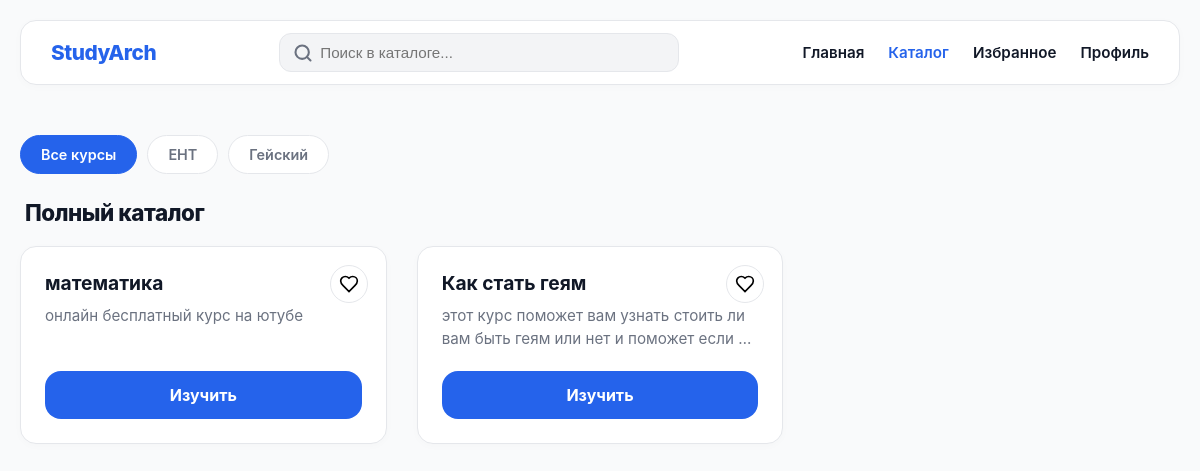
The app's page /explore/, older data.
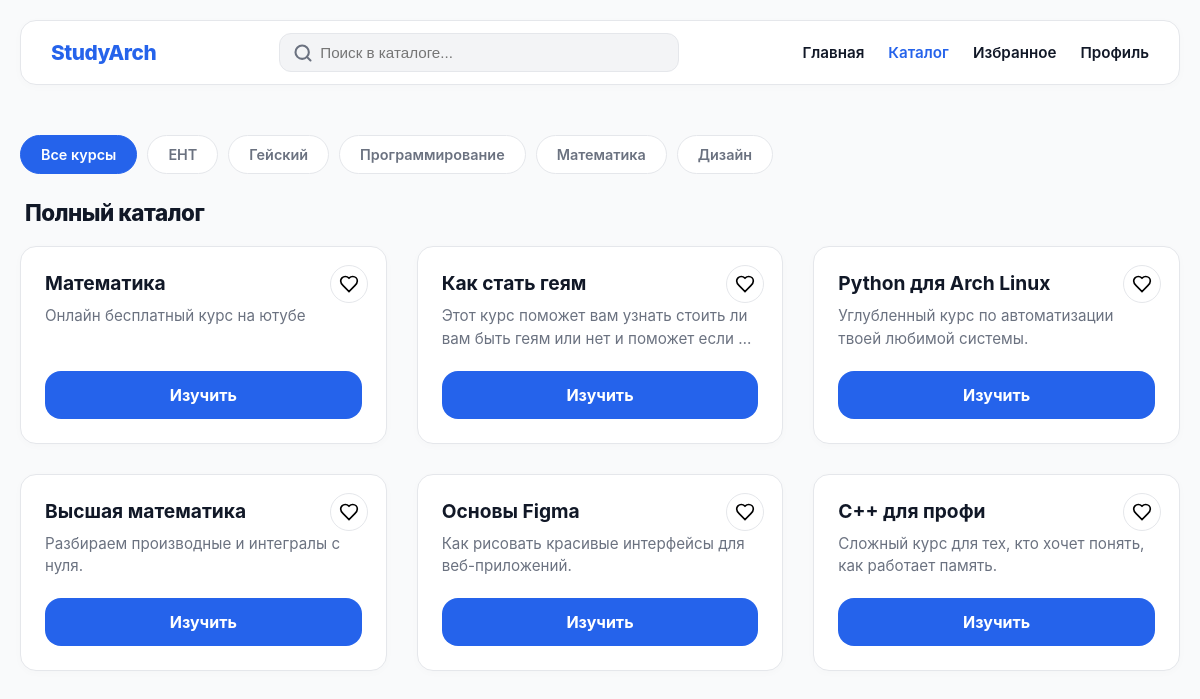
The same page, newer data.
### courses/models.py (models this page shows, shortened)
class Category(models.Model):
    name = models.CharField(max_length=100, verbose_name="Название категории")
    class Meta:
        verbose_name = "Категория"
        verbose_name_plural = "Категории"

class Course(models.Model):
    category = models.ForeignKey(
        'Category',
        on_delete=models.SET_NULL,
        null=True,
        blank=True,
        related_name='courses',
        verbose_name="Категория"
    )
    title = models.CharField(max_length=200, verbose_name="Название курса")
    description = models.TextField(verbose_name="Описание")
    author_contacts = models.CharField(max_length=200, blank=True, verbose_name="Контакты автора")
    course_url = models.URLField(blank=True, verbose_name="Ссылка на курс (YT/Сайт)")
    is_recommended = models.BooleanField(default=False, verbose_name="Рекомендовать на главной")
    created_at = models.DateTimeField(auto_now_add=True)

### courses/views.py (the view)
# urls.py: path('explore/', course_list, name='course_list'),
def course_list(request, category_id=None):
    categories = Category.objects.all()
    current_category = None
    query = request.GET.get('q')
    if request.user.is_authenticated:
        favorite_ids = list(Favorite.objects.filter(user=request.user).values_list('course_id', flat=True))
    else:
        favorite_ids = request.session.get('favorites', [])
    if query:
        courses = Course.objects.filter(title__icontains=query)
    elif category_id:
        current_category = get_object_or_404(Category, id=category_id)
        courses = Course.objects.filter(category=current_category)
    else:
        courses = Course.objects.all()
    return render(request, 'courses/list.html', {
        'courses': courses,
        'categories': categories,
        'current_category': current_category,
        'favorite_ids': favorite_ids,
        'query': query
    })

### courses/templates/courses/list.html (shortened to what this page needs)
<!DOCTYPE html>
<html lang="ru">
<head>
</head>
<body>
<header class="header-sticky">
    <a href="{% url 'home' %}" class="logo">StudyArch</a>
    <form action="{% url 'course_list' %}" method="get" class="search-container">
        <input type="text" name="q" class="search-input" placeholder="Поиск в каталоге..." value="{{ query|default:'' }}">
    </form>
    <nav class="nav-desktop">
        <a href="{% url 'home' %}" {% if request.resolver_match.url_name == 'home' %}style="color: var(--primary);"{% endif %}>Главная</a>
        <a href="{% url 'course_list' %}" {% if request.resolver_match.url_name == 'course_list' or request.resolver_match.url_name == 'category_filter' %}style="color: var(--primary);"{% endif %}>Каталог</a>
        <a href="{% url 'favorites_list' %}" {% if request.resolver_match.url_name == 'favorites_list' %}style="color: var(--primary);"{% endif %}>Избранное</a>
        <a href="{% url 'profile' %}" {% if request.resolver_match.url_name == 'profile' %}style="color: var(--primary);"{% endif %}>Профиль</a>
    </nav>
</header>
<div class="container">
    <nav class="category-nav" id="categoryNav">
        <a href="{% url 'course_list' %}" class="cat-item {% if not current_category %}cat-active{% endif %}">Все курсы</a>
        {% for cat in categories %}
            <a href="{% url 'category_filter' cat.id %}" class="cat-item {% if current_category.id == cat.id %}cat-active{% endif %}">
                {{ cat.name }}
            </a>
        {% endfor %}
    </nav>
    <h2 style="font-size: 1.4rem; font-weight: 800; margin: 0 0 20px 5px; letter-spacing: -0.02em;">
        {% if query %}Результаты: "{{ query }}"
        {% elif current_category %}{{ current_category.name }}
        {% else %}Полный каталог{% endif %}
    </h2>
    <div class="grid">
    {% for course in courses %}
        <div class="card">
            <button class="fav-btn ajax-fav-btn" data-url="{% url 'toggle_favorite' course.id %}">
                <svg width="20" height="20" viewBox="0 0 24 24"
                     fill="{% if course.id in favorite_ids %}var(--fav){% else %}none{% endif %}"
                     stroke="{% if course.id in favorite_ids %}var(--fav){% else %}currentColor{% endif %}" stroke-width="2">
                    <path d="M19 14c1.49-1.46 3-3.21 3-5.5A5.5 5.5 0 0 0 16.5 3c-1.76 0-3 .5-4.5 2-1.5-1.5-2.74-2-4.5-2A5.5 5.5 0 0 0 2 8.5c0 2.3 1.5 4.05 3 5.5l7 7Z"></path>
                </svg>
            </button>
            <h3>{{ course.title }}</h3>
            <p>{{ course.description|truncatewords:15 }}</p>
            <a href="{% url 'course_detail' course.id %}" class="btn-main">Изучить</a>
        </div>
    {% endfor %}
    </div>
</div>
</body>
</html>

### courses/templates/courses/list.html (style rules this page uses)
* { box-sizing: border-box; }
:root { --primary: #2563EB; --bg: #F9FAFB; --text: #111827; --card-bg: #ffffff; --border: #E5E7EB; --gray: #6B7280; --fav: #EF4444; --radius: 16px; }
body { margin: 0; padding: 0 0 100px 0; font-family: -apple-system, BlinkMacSystemFont, "Segoe UI", Roboto, sans-serif; background: var(--bg); color: var(--text); -webkit-font-smoothing: antialiased; }
.container { max-width: 1200px; margin: auto; padding: 20px; }
.header-sticky { position: sticky; top: 10px; background: var(--card-bg); padding: 12px 20px; border-radius: var(--radius); border: 1px solid var(--border); box-shadow: 0 2px 10px rgba(0,0,0,.02); margin: 10px 20px 20px; z-index: 1000; display: flex; align-items: center; justify-content: space-between; gap: 15px; }
.logo { font-size: 1.3rem; font-weight: 800; color: var(--primary); text-decoration: none; letter-spacing: -0.5px; }
.search-container { position: relative; flex-grow: 1; max-width: 400px; }
.search-input { width: 100%; padding: 10px 15px 10px 40px; border-radius: 12px; border: 1px solid var(--border); background: #F3F4F6; outline: none; font-size: 0.95rem; transition: 0.2s; }
.nav-desktop { display: none; gap: 24px; }
.nav-desktop a { text-decoration: none; color: var(--text); font-weight: 600; font-size: 0.95rem; transition: color 0.2s; }
.category-nav { display: flex; gap: 10px; overflow-x: auto; padding: 10px 0 25px; scrollbar-width: none; scroll-behavior: smooth; }
.cat-item { padding: 10px 20px; background: var(--card-bg); border: 1px solid var(--border); border-radius: 20px; text-decoration: none; color: var(--gray); font-size: 0.9rem; font-weight: 600; white-space: nowrap; transition: 0.2s; }
.cat-active { background: var(--primary); color: #fff !important; border-color: var(--primary); }
.grid { display: grid; grid-template-columns: repeat(auto-fill, minmax(280px, 1fr)); gap: 20px; }
.card { background: var(--card-bg); padding: 24px; border-radius: var(--radius); box-shadow: 0 2px 8px rgba(0,0,0,0.02); display: flex; flex-direction: column; border: 1px solid var(--border); position: relative; transition: transform 0.3s ease, box-shadow 0.3s ease; }
.fav-btn { position: absolute; top: 18px; right: 18px; background: #fff; border: 1px solid var(--border); cursor: pointer; padding: 8px; border-radius: 50%; display: flex; transition: all 0.2s; outline: none; z-index: 10; }
.card h3 { margin: 0 0 10px; font-size: 1.2rem; font-weight: 700; color: var(--text); padding-right: 35px; }
.card p { margin: 0 0 20px; color: var(--gray); font-size: 0.95rem; line-height: 1.5; flex-grow: 1; }
.btn-main { background: var(--primary); color: #fff; text-align: center; padding: 14px; border-radius: var(--radius); text-decoration: none; font-weight: 700; font-size: 1rem; transition: 0.2s; }
@media (min-width: 1024px) { body { padding-bottom: 0; } }
@media (min-width: 1024px) { .header-sticky { margin: 20px auto; max-width: 1160px; top: 20px; padding: 12px 30px; } }
@media (min-width: 1024px) { .nav-desktop { display: flex !important; } }
@media (min-width: 1024px) { .grid { grid-template-columns: repeat(3, 1fr); gap: 30px; } }

Row changes from the older to the newer data that the page shows:
added Category: name "Программирование"
added Category: name "Математика"
added Category: name "Дизайн"
changed Course: title "математика" → "Математика"; description "онлайн бесплатный курс на ютубе" → "Онлайн бесплатный курс на ютубе"
changed Course "Как стать геям": description "этот курс поможет вам узнать стоить ли вам быть геям или нет и поможет если …" → "Этот курс поможет вам узнать стоить ли вам быть геям или нет и поможет если …"
added Course: title "Python для Arch Linux", description "Углубленный курс по автоматизации твоей любимой системы."
added Course: title "Высшая математика", description "Разбираем производные и интегралы с нуля."
added Course: title "Основы Figma", description "Как рисовать красивые интерфейсы для веб-приложений."
added Course: title "C++ для профи", description "Сложный курс для тех, кто хочет понять, как работает память."
